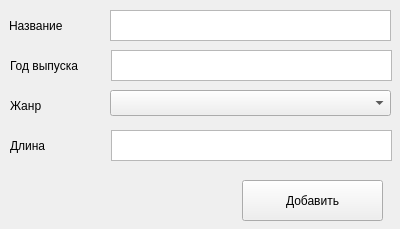
<?xml version="1.0" encoding="UTF-8"?>
<ui version="4.0">
 <class>Form</class>
 <widget class="QWidget" name="Form">
  <property name="geometry">
   <rect>
    <x>0</x>
    <y>0</y>
    <width>400</width>
    <height>229</height>
   </rect>
  </property>
  <property name="windowTitle">
   <string>Добавить элемент</string>
  </property>
  <widget class="QPlainTextEdit" name="title">
   <property name="geometry">
    <rect>
     <x>110</x>
     <y>10</y>
     <width>281</width>
     <height>31</height>
    </rect>
   </property>
  </widget>
  <widget class="QLabel" name="label">
   <property name="geometry">
    <rect>
     <x>9</x>
     <y>10</y>
     <width>81</width>
     <height>31</height>
    </rect>
   </property>
   <property name="text">
    <string>Название</string>
   </property>
  </widget>
  <widget class="QPlainTextEdit" name="year">
   <property name="geometry">
    <rect>
     <x>111</x>
     <y>50</y>
     <width>281</width>
     <height>31</height>
    </rect>
   </property>
  </widget>
  <widget class="QLabel" name="label_2">
   <property name="geometry">
    <rect>
     <x>10</x>
     <y>50</y>
     <width>81</width>
     <height>31</height>
    </rect>
   </property>
   <property name="text">
    <string>Год выпуска</string>
   </property>
  </widget>
  <widget class="QLabel" name="label_3">
   <property name="geometry">
    <rect>
     <x>10</x>
     <y>90</y>
     <width>81</width>
     <height>31</height>
    </rect>
   </property>
   <property name="text">
    <string>Жанр</string>
   </property>
  </widget>
  <widget class="QComboBox" name="comboBox">
   <property name="geometry">
    <rect>
     <x>110</x>
     <y>90</y>
     <width>281</width>
     <height>26</height>
    </rect>
   </property>
  </widget>
  <widget class="QPlainTextEdit" name="duration">
   <property name="geometry">
    <rect>
     <x>111</x>
     <y>130</y>
     <width>281</width>
     <height>31</height>
    </rect>
   </property>
  </widget>
  <widget class="QLabel" name="label_4">
   <property name="geometry">
    <rect>
     <x>10</x>
     <y>130</y>
     <width>81</width>
     <height>31</height>
    </rect>
   </property>
   <property name="text">
    <string>Длина</string>
   </property>
  </widget>
  <widget class="QPushButton" name="pushButton">
   <property name="geometry">
    <rect>
     <x>242</x>
     <y>180</y>
     <width>141</width>
     <height>41</height>
    </rect>
   </property>
   <property name="text">
    <string>Добавить</string>
   </property>
  </widget>
 </widget>
 <resources/>
 <connections/>
</ui>
